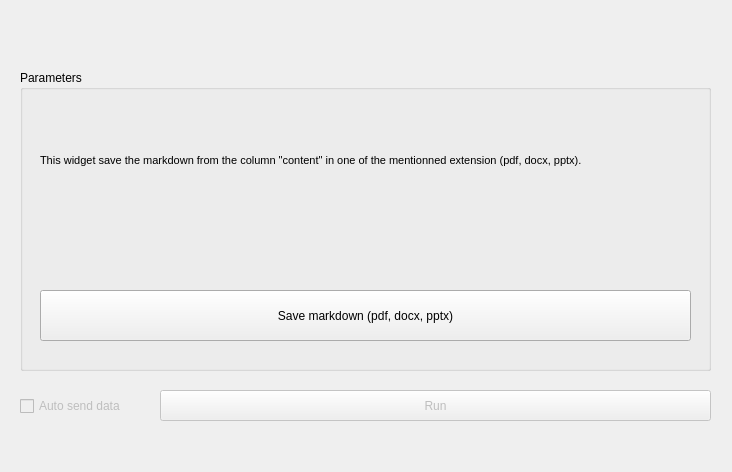
<?xml version="1.0" encoding="UTF-8"?>
<ui version="4.0">
 <class>Form</class>
 <widget class="QWidget" name="Form">
  <property name="geometry">
   <rect>
    <x>0</x>
    <y>0</y>
    <width>732</width>
    <height>472</height>
   </rect>
  </property>
  <property name="windowTitle">
   <string>Export markdown</string>
  </property>
  <widget class="QGroupBox" name="groupBox">
   <property name="geometry">
    <rect>
     <x>20</x>
     <y>70</y>
     <width>691</width>
     <height>301</height>
    </rect>
   </property>
   <property name="title">
    <string>Parameters</string>
   </property>
   <widget class="QPushButton" name="saveButton">
    <property name="geometry">
     <rect>
      <x>20</x>
      <y>220</y>
      <width>651</width>
      <height>51</height>
     </rect>
    </property>
    <property name="text">
     <string>Save markdown (pdf, docx, pptx)</string>
    </property>
   </widget>
   <widget class="QLabel" name="Description">
    <property name="geometry">
     <rect>
      <x>20</x>
      <y>70</y>
      <width>551</width>
      <height>41</height>
     </rect>
    </property>
    <property name="sizePolicy">
     <sizepolicy hsizetype="Maximum" vsizetype="Expanding">
      <horstretch>0</horstretch>
      <verstretch>0</verstretch>
     </sizepolicy>
    </property>
    <property name="font">
     <font>
      <pointsize>8</pointsize>
     </font>
    </property>
    <property name="text">
     <string>&lt;html&gt;&lt;head/&gt;&lt;body&gt;&lt;p align=&quot;justify&quot;&gt;This widget save the markdown from the column &amp;quot;content&amp;quot; in one of the mentionned extension (pdf, docx, pptx).&lt;/p&gt;&lt;/body&gt;&lt;/html&gt;</string>
    </property>
    <property name="wordWrap">
     <bool>true</bool>
    </property>
   </widget>
  </widget>
  <widget class="QCheckBox" name="checkBox_send">
   <property name="enabled">
    <bool>false</bool>
   </property>
   <property name="geometry">
    <rect>
     <x>20</x>
     <y>396</y>
     <width>121</width>
     <height>20</height>
    </rect>
   </property>
   <property name="text">
    <string>Auto send data</string>
   </property>
  </widget>
  <widget class="QPushButton" name="pushButton_send">
   <property name="enabled">
    <bool>false</bool>
   </property>
   <property name="geometry">
    <rect>
     <x>160</x>
     <y>390</y>
     <width>551</width>
     <height>31</height>
    </rect>
   </property>
   <property name="text">
    <string>Run</string>
   </property>
  </widget>
 </widget>
 <resources/>
 <connections/>
</ui>
